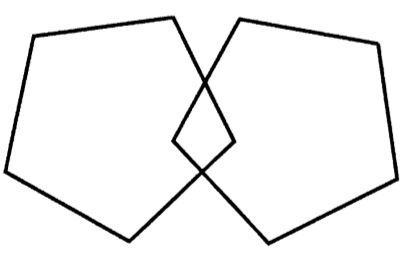
#> input picture preprocessing/test2/query.jpg, 408 x 257 px
$ python '실패작.py'
#> lines starting #> are read from the running program, lines starting #| are printed output that depends on the picture
import numpy as np
import cv2
import os

MIN_MATCH_COUNT = 10
img1 = cv2.imread('query.jpg', 0)  # queryImage
#> img1 is the input picture: shape (257, 408); min 0, max 255, mean 242

path_dir = r'C:\Users\user\Desktop\AI-based-Dementia-Severity-Prediction\dataset\test2_png\before'
os.chdir(path_dir)
file_list = os.listdir()

for files in file_list :

    img2 = cv2.imread(files, 0)  # trainImage
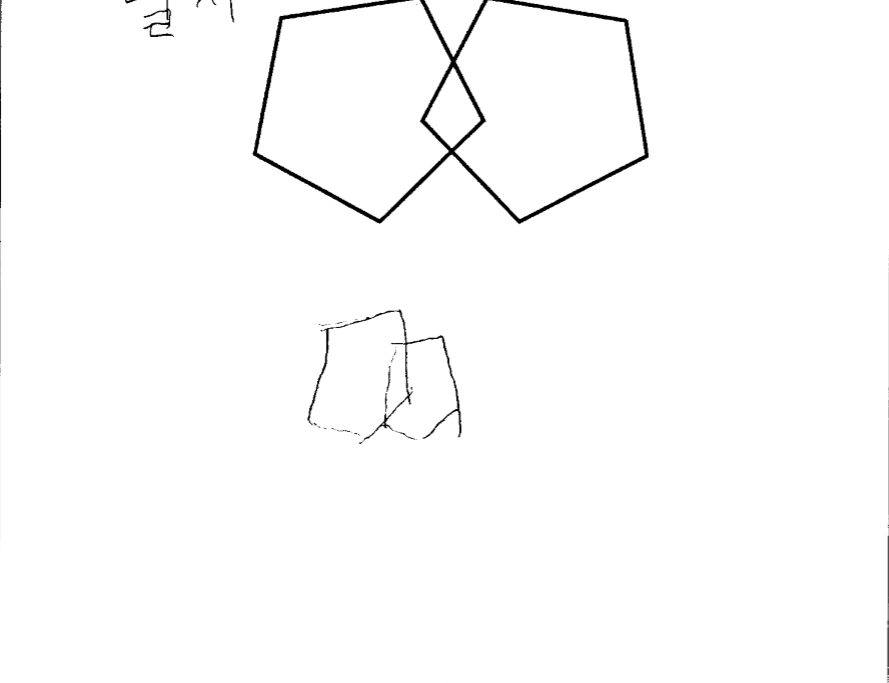
#> input picture dataset/test2_png/before/00292674_2.PNG, 889 x 683 px
#> img2 is the input picture: shape (683, 889); min 0, max 255, mean 252.1
    print(img1)
#> (printed output is left out)
    print(img2)
#> (printed output is left out)
    sift = cv2.xfeatures2d.SIFT_create()

    # find the keypoints and descriptors with SIFT
    kp1, des1 = sift.detectAndCompute(img1, None)
#> kp1 = 193 keypoints; strongest (x, y, size): (174, 141, 3.9), (233, 141, 4.1), (6, 171, 3.9), (34, 37, 4)
    kp2, des2 = sift.detectAndCompute(img2, None)
#> kp2 = 317 keypoints; strongest (x, y, size): (400, 311, 2.1), (255, 153, 3.8), (519, 221, 3.9), (379, 221, 4)

    FLANN_INDEX_KDTREE = 0
    index_params = dict(algorithm=FLANN_INDEX_KDTREE, trees=3)
    search_params = dict(checks=50)

    flann = cv2.FlannBasedMatcher(index_params, search_params)

    matches = flann.knnMatch(des1, des2, k=2)
#> matches = 193 matches

    # store all the good matches as per Lowe's ratio test.
    good = []
    for m, n in matches:
        if m.distance < 0.3 * n.distance:
            good.append(m)
#> after the loop, good = 5 matches

    print("Match Points :", len(good), "(> 10)")
#| Match Points : 5 (> 10)

    if len(good) > MIN_MATCH_COUNT:
        src_pts = np.float32([kp1[m.queryIdx].pt for m in good]).reshape(-1, 1, 2)
        dst_pts = np.float32([kp2[m.trainIdx].pt for m in good]).reshape(-1, 1, 2)

        M, mask = cv2.findHomography(src_pts, dst_pts, cv2.RANSAC, 5.0)
        matchesMask = mask.ravel().tolist()

        h, w = img1.shape
        pts = np.float32([[0, 0], [0, h - 1], [w - 1, h - 1], [w - 1, 0]]).reshape(-1, 1, 2)
        dst = cv2.perspectiveTransform(pts, M)

        # 물체를 검출하고 왜곡된 박스 형태로 행렬을 반환함
        box = cv2.polylines(img2, [np.int32(dst)], True, (255, 255, 255), 2)

        # 검출한 물체 박스의 네 꼭짓점의 좌표를 계산
        x_list = [np.int32(dst)[0][0][0], np.int32(dst)[1][0][0], np.int32(dst)[2][0][0], np.int32(dst)[3][0][0]]
        x_list.sort()
        y_list = [np.int32(dst)[0][0][1], np.int32(dst)[1][0][1], np.int32(dst)[2][0][1], np.int32(dst)[3][0][1]]
        y_list.sort()

        #
        cv2.rectangle(img2, (x_list[0], y_list[0]), (x_list[3], y_list[3]), (255, 255, 255), -1)

    else:
        # Not enough matches ERROR
        print("Not enough matches are found - %d/%d" % (len(good), MIN_MATCH_COUNT))
#| Not enough matches are found - 5/10
        matchesMask = None

    draw_params = dict(matchColor=(0, 255, 0),  # draw matches in green color
                       singlePointColor=None,
                       matchesMask=matchesMask,  # draw only inliers
                       flags=2)

    img3 = cv2.drawMatches(img1, kp1, img2, kp2, good, None, **draw_params)
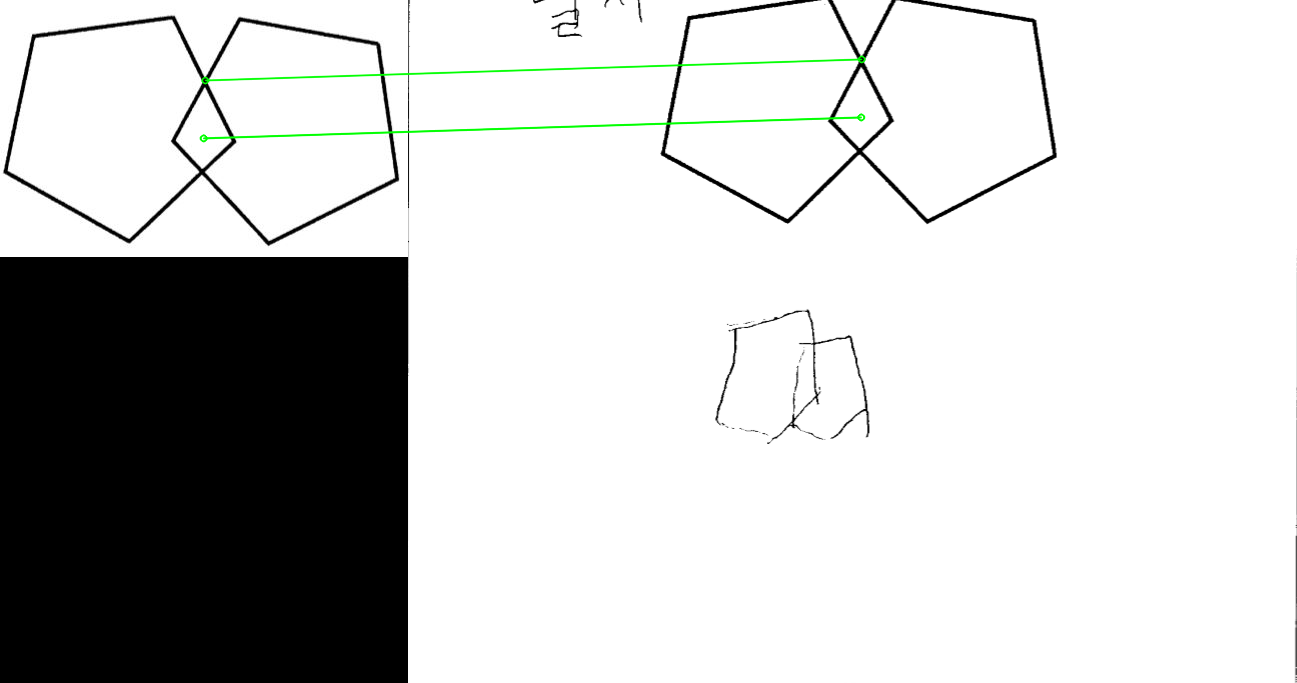
#> img3: shape (683, 1297, 3); mean of channels 0, 1, 2 200.7, 201.4, 200.7; drawn as B, G, R

    cv2.imwrite('test2_png/%s.png' %files, img2)
    cv2.imshow('img', img3)
    cv2.imshow('result', img2)
    cv2.waitKey()
    cv2.destroyAllWindows()
#> pass 2 of the loop `for files in file_list :`:
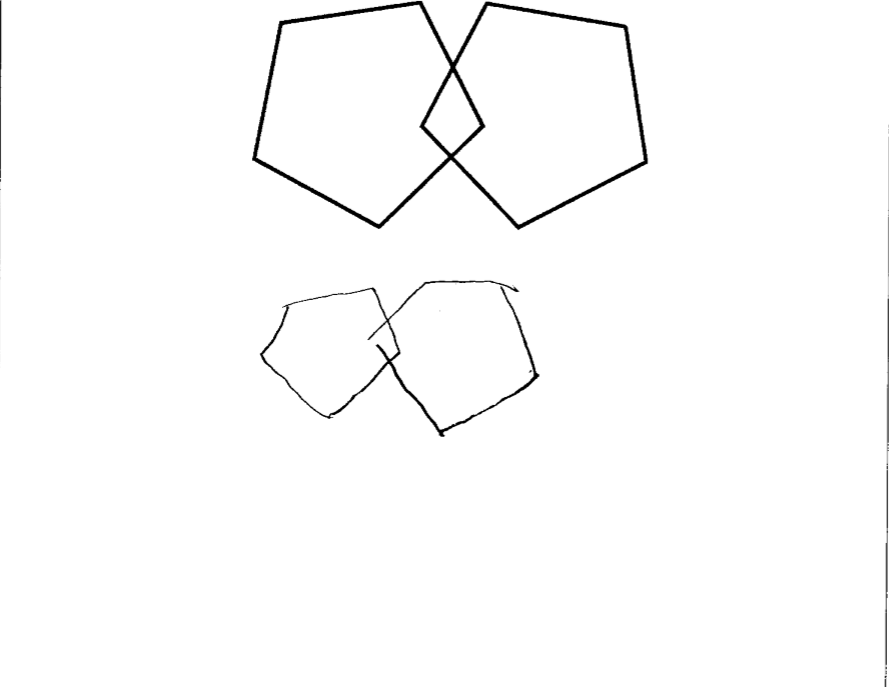
#> input picture dataset/test2_png/before/00452201_2.PNG, 889 x 687 px
#> img2 is the input picture: shape (687, 889); min 0, max 255, mean 251.7
#> (printed output is left out)
#> (printed output is left out)
#> kp2 = 408 keypoints; strongest (x, y, size): (515, 290, 2.7), (378, 346, 2.2), (536, 375, 3.9), (441, 432, 4.6)
#> after the loop `for m, n in matches:`: good = 3 matches
#| Match Points : 3 (> 10)
#| Not enough matches are found - 3/10
#> `img3 = cv2.drawMatches(img1, kp1, img2, kp2, good, None, **draw_params)`:
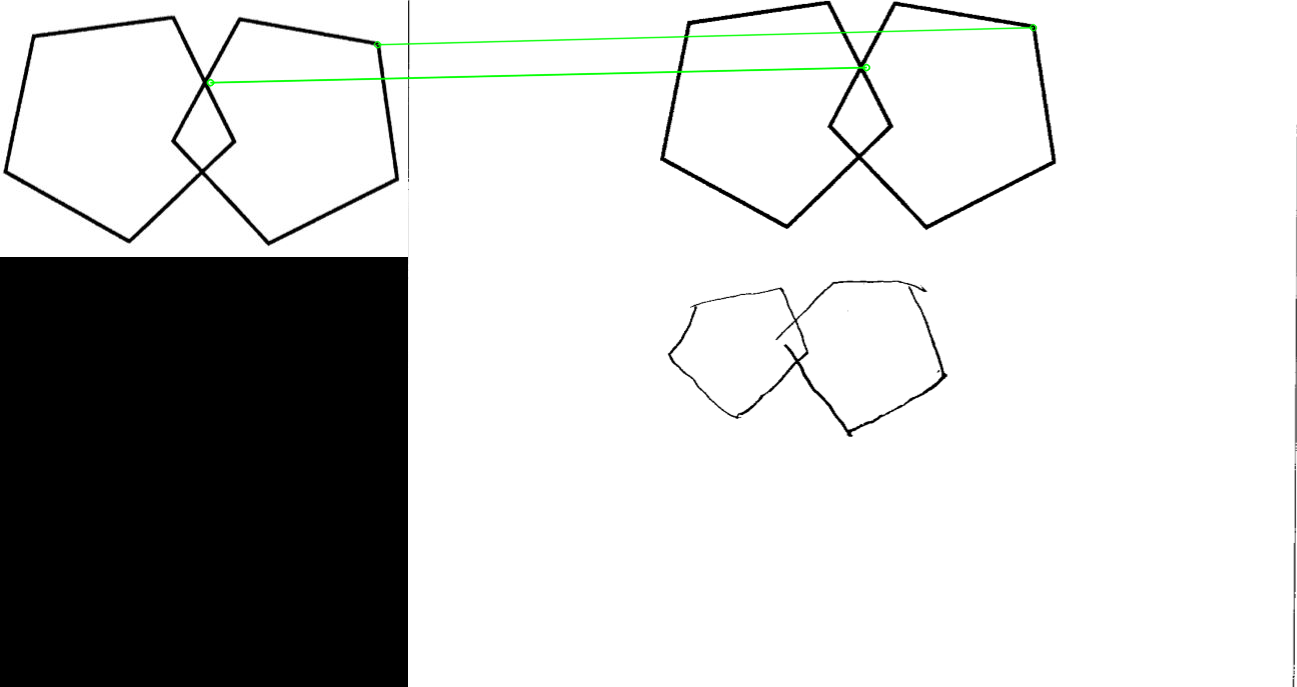
#> img3: shape (687, 1297, 3); mean of channels 0, 1, 2 200.4, 201, 200.4; drawn as B, G, R
#> pass 3 of the loop `for files in file_list :`:
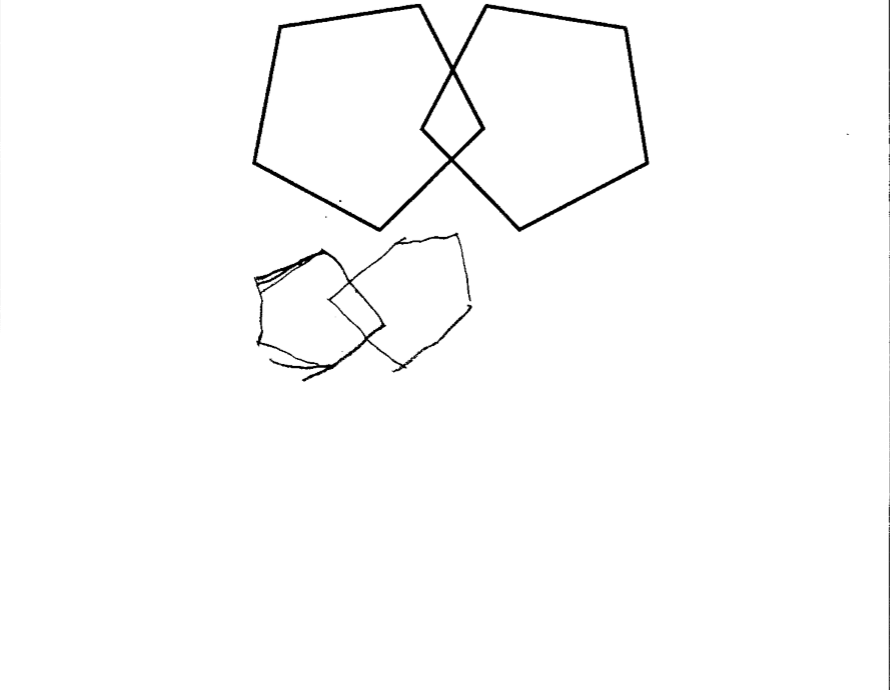
#> input picture dataset/test2_png/before/00646518_2.PNG, 890 x 690 px
#> img2 is the input picture: shape (690, 890); min 0, max 255, mean 251.8
#> (printed output is left out)
#> (printed output is left out)
#> kp2 = 398 keypoints; strongest (x, y, size): (304, 380, 2.2), (322, 252, 4.1), (456, 234, 2.6), (357, 291, 2.5)
#> after the loop `for m, n in matches:`: good = 4 matches
#| Match Points : 4 (> 10)
#| Not enough matches are found - 4/10
#> `img3 = cv2.drawMatches(img1, kp1, img2, kp2, good, None, **draw_params)`:
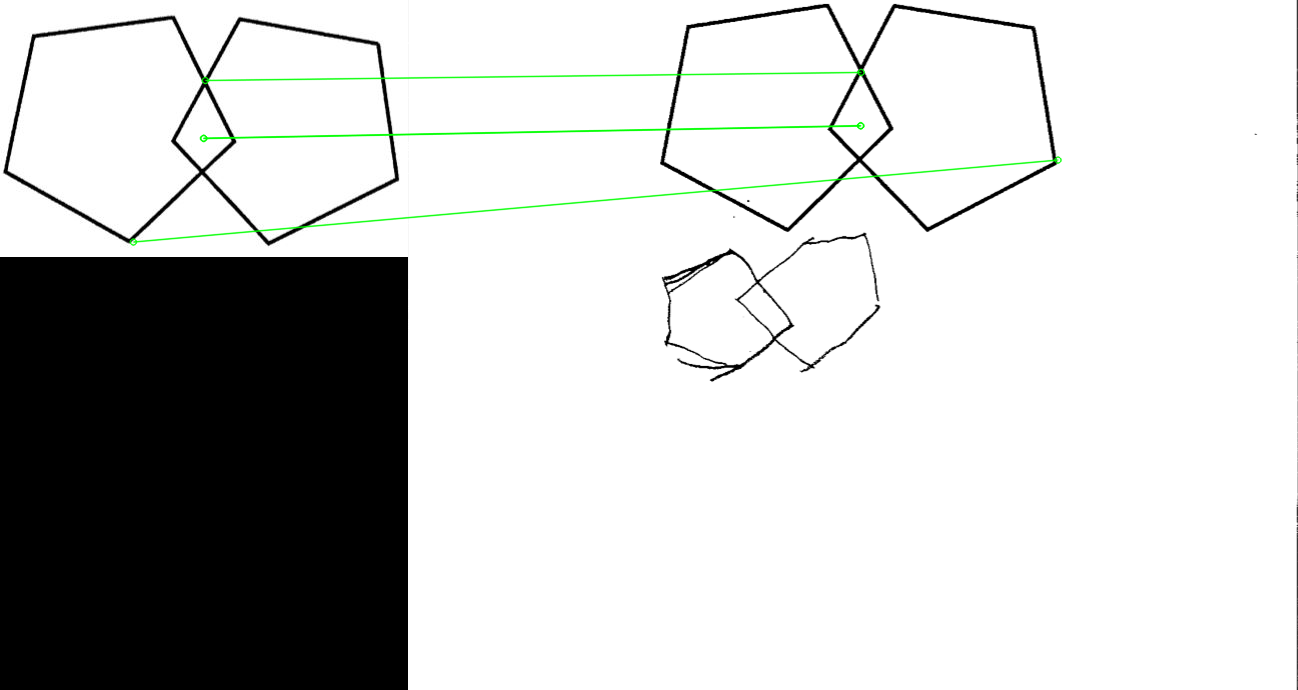
#> img3: shape (690, 1298, 3); mean of channels 0, 1, 2 200, 201, 200; drawn as B, G, R
